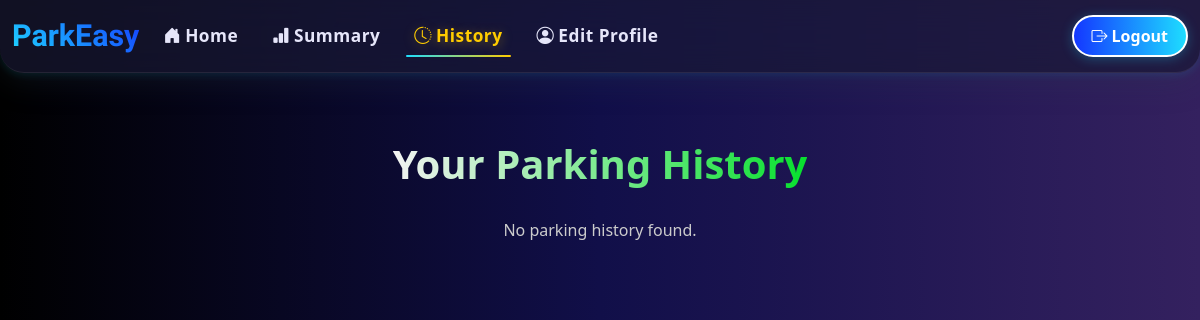
Page /user/history (signed in) on the earlier database version.
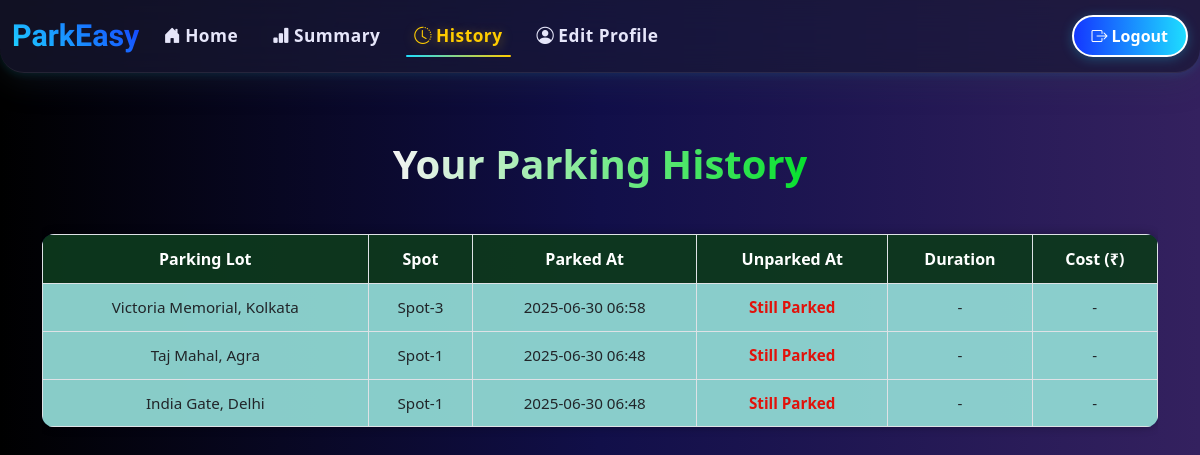
Same page on the later database version.
### models.py (models this page shows)
class Reservation(db.Model):
    __tablename__ = 'reservations'
    id = db.Column(db.Integer, primary_key=True)
    spot_id = db.Column(db.Integer, db.ForeignKey('parking_spots.id'), nullable=False)
    user_id = db.Column(db.Integer, db.ForeignKey('users.id'), nullable=False)
    parking_timestamp = db.Column(db.DateTime, default=datetime.utcnow)
    leaving_timestamp = db.Column(db.DateTime, nullable=True)
    parking_cost = db.Column(db.Float, nullable=True)
    note = db.Column(db.Text, nullable=True)

class ParkingLot(db.Model):
    __tablename__ = 'parking_lots'
    id = db.Column(db.Integer, primary_key=True)
    prime_location_name = db.Column(db.String(100), nullable=False)
    price_per_hour = db.Column(db.Float, nullable=False)
    address = db.Column(db.String(200), nullable=False)
    pin_code = db.Column(db.String(6), nullable=False)
    max_spots = db.Column(db.Integer, nullable=False)
    description = db.Column(db.Text, nullable=True)  # Optional
    spots = db.relationship('ParkingSpot', backref='lot', lazy=True, cascade='all, delete-orphan')

class ParkingSpot(db.Model):
    __tablename__ = 'parking_spots'
    id = db.Column(db.Integer, primary_key=True)
    lot_id = db.Column(db.Integer, db.ForeignKey('parking_lots.id'), nullable=False)
    status = db.Column(db.String(1), nullable=False, default='A')  # A=Available, O=Occupied
    spot_label = db.Column(db.String(20), nullable=True)
    reservation = db.relationship('Reservation', backref='spot', uselist=False, cascade='all, delete-orphan')

### app.py (the view)
@app.route('/user/history')
def parking_history():
    if session.get('role') != 'user':
        flash("Unauthorized access!", "warning")
        return redirect(url_for('login'))
    user_id = session['user_id']
    reservations = Reservation.query.filter_by(user_id=user_id).order_by(Reservation.parking_timestamp.desc()).all()
    return render_template('user/parking_history.html', reservations=reservations)

### templates/user/parking_history.html (shortened to what this page needs)
{% extends 'user/layout.html' %}
{% block content %}
<div class="container">
    <h3>Your Parking History</h3>
    {% if reservations %}
        <div class="table-responsive">
            <table class="table table-bordered mt-3">
                <thead>
                    <tr>
                        <th>Parking Lot</th>
                        <th>Spot</th>
                        <th>Parked At</th>
                        <th>Unparked At</th>
                        <th>Duration</th>
                        <th>Cost (₹)</th>
                    </tr>
                </thead>
                <tbody>
                    {% for r in reservations %}
                    <tr>
                        <td>{{ r.spot.lot.prime_location_name }}</td>
                        <td>{{ r.spot.spot_label }}</td>
                        <td>{{ r.parking_timestamp.strftime('%Y-%m-%d %H:%M') }}</td>
                        <td>
                            {% if r.leaving_timestamp %}
                                {{ r.leaving_timestamp.strftime('%Y-%m-%d %H:%M') }}
                            {% else %}
                                <span class="text-warning">Still Parked</span>
                            {% endif %}
                        </td>
                        <td>
                            {% if r.leaving_timestamp %}
                                {% set duration = r.leaving_timestamp - r.parking_timestamp %}
                                {% set total_minutes = duration.total_seconds() // 60 %}
                                {% set hours = (total_minutes // 60) | int %}
                                {% set minutes = (total_minutes % 60) | int %}
                                {{ hours }} hr {{ minutes }} min
                            {% else %}
                                -
                            {% endif %}
                        </td>
                        <td>{{ r.parking_cost if r.parking_cost else '-' }}</td>
                    </tr>
                    {% endfor %}
                </tbody>
            </table>
        </div>
    {% else %}
        <p class="text-muted">No parking history found.</p>
    {% endif %}
</div>
{% endblock %}

Differences in the rows shown:
added Reservation: spot.lot.prime_location_name "Victoria Memorial, Kolkata", spot.spot_label "Spot-3", parking_timestamp "2025-06-30 06:58", shows "Still Parked", parking_cost "-"
added Reservation: spot.lot.prime_location_name "Taj Mahal, Agra", spot.spot_label "Spot-1", parking_timestamp "2025-06-30 06:48", shows "Still Parked", parking_cost "-"
added Reservation: spot.lot.prime_location_name "India Gate, Delhi", spot.spot_label "Spot-1", parking_timestamp "2025-06-30 06:48", shows "Still Parked", parking_cost "-"
Other differences:
text no longer shown: "No parking history found."
text now shown: "Parking Lot Spot Parked At Unparked At Duration Cost (₹)"
